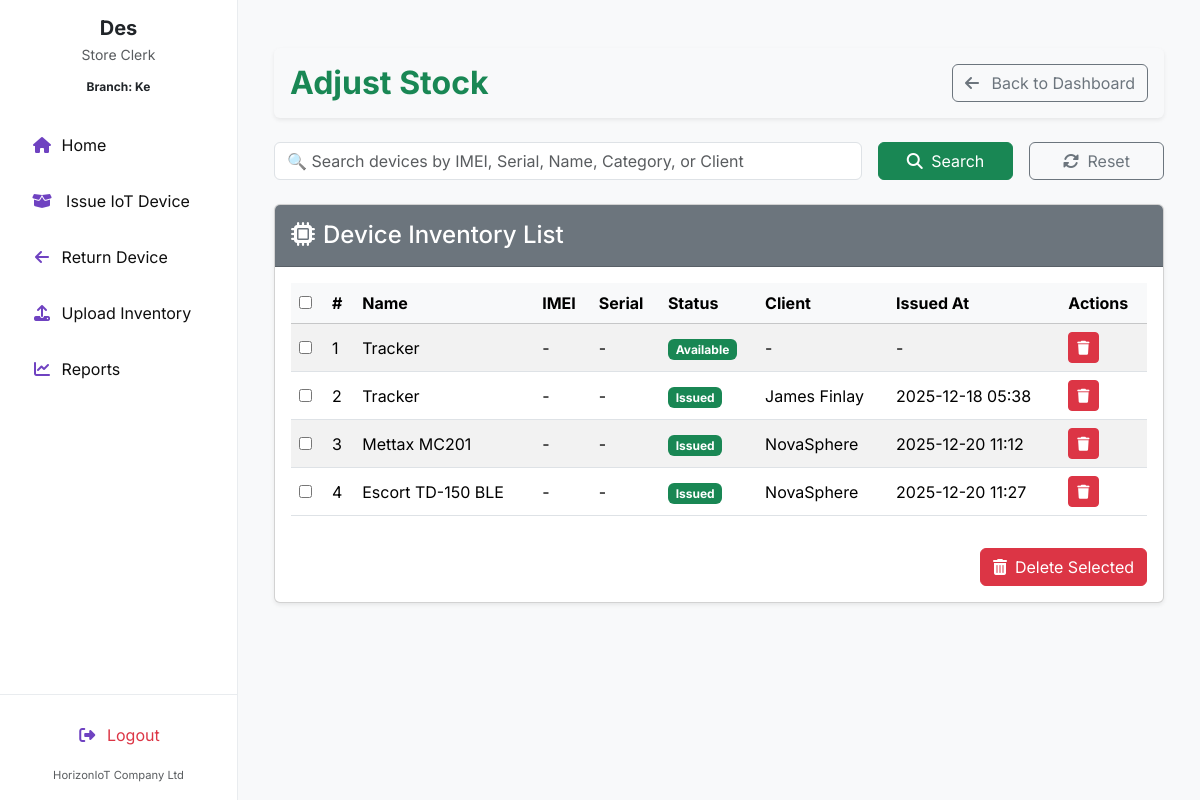
The app's page /adjust_stock/ (signed in) with its own data.
### invent/models.py (models this page shows, shortened)
class Branch(models.Model):
    name = models.CharField(max_length=100)
    address = models.CharField(max_length=255)
    country = models.ForeignKey(Country, on_delete=models.SET_NULL, null=True, blank=True)

class Device(models.Model):
    STATUS_CHOICES = (
        ('available', 'Available'),
        ('issued', 'Issued'),
        ('returned', 'Returned'),
        ('faulty', 'Faulty'),
    )
    name = models.CharField(max_length=255)
    oem = models.ForeignKey(OEM, on_delete=models.SET_NULL, null=True, blank=False, related_name='devices')
    product_id = models.CharField(max_length=30, blank=True)
    category = models.CharField(max_length=100, blank=True, help_text="e.g. Laptop or Router")
    manufacturer = models.CharField(max_length=100, blank=True)
    description = models.TextField(blank=True)
    branch = models.ForeignKey(Branch, on_delete=models.SET_NULL, null=True, blank=True)
    country = models.ForeignKey(Country, on_delete=models.SET_NULL, null=True, blank=True)
    status = models.CharField(max_length=20, choices=STATUS_CHOICES, default='available')
    class Meta:
        permissions = [
            ("can_issue_item", "Can issue device to client"),
            ("can_return_item", "Can record device returns"),
        ]

class Client(models.Model):
    name = models.CharField(max_length=255)
    phone_no = models.CharField(max_length=50)
    email = models.EmailField()
    address = models.CharField(max_length=255)

### invent/views.py (the view, shortened to what this page needs)
# urls.py: path('adjust_stock/', views.adjust_stock, name='adjust_stock'),
@login_required
@permission_required('invent.change_device', raise_exception=True)
def adjust_stock(request):
    query = request.GET.get('q', '')
    user = request.user
    if user.is_superuser:
        devices = Device.objects.all().order_by('id')
    else:
        user_country = getattr(user.profile, "country", None)
        devices = Device.objects.filter(
            branch__country=user_country).order_by('id')
    for device in devices:
        last_issuance = (
            IssuanceRecord.objects
            .filter(device=device)
            .order_by('-issued_at')
            .select_related('client')
            .first()
        )
        device.current_client = last_issuance.client if last_issuance else None
        device.issued_at = last_issuance.issued_at if last_issuance else None
    context = {
        'devices': devices,
        'query': query,
    }
    return render(request, 'invent/adjust_stock.html', context)

### invent/context_processors.py (called while the page is built)
def user_branch(request):
    branch = None
    try:
        if request.user.is_authenticated:
            profile = getattr(request.user, 'profile', None)
            branch = getattr(profile, 'branch', None)
    except Exception:
        branch = None
    return {'user_branch': branch}

### invent/templates/invent/adjust_stock.html (shortened to what this page needs)
{% extends 'invent/base_store_clerk.html' %}
{% load static %}
{% block content %}
<div class="container-fluid mt-4">
    <div class="d-flex justify-content-between align-items-center mb-4 p-3 bg-light rounded shadow-sm">
        <h2 class="fw-bold text-primary mb-0">Adjust Stock</h2>
        <a href="{% url 'store_clerk_dashboard' %}" class="btn btn-outline-secondary">
            <i class="fas fa-arrow-left me-2"></i> Back to Dashboard
        </a>
    </div>
    <form method="get" action="{% url 'adjust_stock' %}" class="row g-3 align-items-center mb-4">
        <div class="col-md-8">
            <input type="text" name="q" class="form-control"
                placeholder="🔍 Search devices by IMEI, Serial, Name, Category, or Client"
                value="{{ query }}">
        </div>
        <div class="col-md-2">
            <button type="submit" class="btn btn-success w-100">
                <i class="fas fa-search me-1"></i> Search
            </button>
        </div>
        <div class="col-md-2">
            <a href="{% url 'adjust_stock' %}" class="btn btn-outline-secondary w-100">
                <i class="fas fa-sync-alt me-1"></i> Reset
            </a>
        </div>
    </form>
    <div class="card shadow-sm">
        <div class="card-header bg-secondary text-white d-flex justify-content-between align-items-center py-3">
            <h4 class="mb-0"><i class="fas fa-microchip me-2"></i>Device Inventory List</h4>
        </div>
        <div class="card-body">
            <form method="post" action="{% url 'delete_device' %}" id="bulk-delete-form">
                <div class="table-responsive">
                    <table class="table table-striped table-hover align-middle">
                        <thead class="table-light">
                            <tr>
                                <th><input type="checkbox" onclick="toggleAll(this)"></th>
                                <th>#</th>
                                <th>Name</th>
                                <th>IMEI</th>
                                <th>Serial</th>
                                <th>Status</th>
                                <th>Client</th>
                                <th>Issued At</th>
                                <th>Actions</th>
                            </tr>
                        </thead>
                        <tbody>
                            {% for device in devices %}
                            <tr>
                                <td><input type="checkbox" name="device_ids" value="{{ device.id }}"></td>
                                <td>{{ forloop.counter }}</td>
                                <td>{{ device.name|default:device.category }}</td>
                                <td>{{ device.imei_no|default:"-" }}</td>
                                <td>{{ device.serial_no|default:"-" }}</td>
                                <td>
                                    <span class="badge
                                        {% if device.status == 'available' %}bg-success
                                        {% elif device.status == 'issued' %}bg-primary
                                        {% elif device.status == 'returned' %}bg-secondary
                                        {% elif device.status == 'faulty' %}bg-danger
                                        {% else %}bg-dark{% endif %}">
                                        {{ device.get_status_display }}
                                    </span>
                                </td>
                                <td>{{ device.current_client.name|default:"-" }}</td>
                                <td>{{ device.issued_at|date:"Y-m-d H:i"|default:"-" }}</td>
                                <td>
                    <button
                      type="button"
                      class="btn btn-danger btn-sm"
                      data-delete-url="{% url 'delete_device_single' device.id %}"
                      data-device-id="{{ device.id }}"
                      onclick="confirmAndDeleteSingle(this)"
                      title="Delete Device">
                        <i class="fas fa-trash"></i>
                    </button>
                                </td>
                            {% empty %}
                            <tr>
                                <td colspan="9" class="text-center text-muted py-4">No devices found.</td>
                            </tr>
                            {% endfor %}
                        </tbody>
                    </table>
                </div>
                <div class="mt-3 text-end">
                    <button type="submit" class="btn btn-danger"
                        onclick="return confirm('Are you sure you want to delete selected devices?');">
                        <i class="fas fa-trash-alt me-2"></i>Delete Selected
                    </button>
                </div>
            </form>
        </div>
    </div>
</div>
{% endblock %}

### invent/templates/invent/base_store_clerk.html (shortened to what this page needs)
<!DOCTYPE html>
<html lang="en">
<head>
    <link href="https://cdn.jsdelivr.net/npm/bootstrap@5.3.3/dist/css/bootstrap.min.css" rel="stylesheet">
    <link href="https://cdnjs.cloudflare.com/ajax/libs/font-awesome/6.4.0/css/all.min.css" rel="stylesheet">
</head>
<body>
<nav class="sidebar-wrapper" id="sidebarMenu">
    <div class="sidebar-content">
        <div class="sidebar-user-info text-center mb-4">
            <h5 class="fw-bold mb-1">{{ user.first_name|default:user.username }}</h5>
            <p class="small text-muted mb-2">Store Clerk</p>
            {% if user_branch %}
                <span class="badge text-dark">Branch: {{ user_branch.name }}</span>
            {% else %}
                <span class="badge bg-light text-muted border">Branch: Unassigned</span>
            {% endif %}
        </div>
        <ul class="nav flex-column">
            <li class="nav-item mb-2">
                <a class="nav-link {% if request.resolver_match.url_name == 'store_clerk_dashboard' %}active{% endif %}"
                   href="{% url 'store_clerk_dashboard' %}">
                    <i class="fas fa-home"></i> <span>Home</span>
                </a>
            </li>
            <li class="nav-item mb-2">
                <a class="nav-link d-flex justify-content-between align-items-center {% if request.resolver_match.url_name == 'issue_device' %}active{% endif %}"
                   href="{% url 'issue_device' %}">
                    <span><i class="fas fa-box-open"></i> Issue IoT Device</span>
                </a>
            </li>
            <li class="nav-item mb-2">
                <a class="nav-link {% if request.resolver_match.url_name == 'return_device' %}active{% endif %}"
                   href="{% url 'return_device' %}">
                    <i class="fas fa-arrow-left"></i> <span>Return Device</span>
                </a>
            </li>
            <li class="nav-item mb-2">
                <a class="nav-link {% if request.resolver_match.url_name == 'upload_inventory' %}active{% endif %}"
                   href="{% url 'upload_inventory' %}">
                    <i class="fas fa-upload"></i> <span>Upload Inventory</span>
                </a>
            </li>
            <li class="nav-item mb-2">
                <a class="nav-link {% if request.resolver_match.url_name == 'reports' %}active{% endif %}"
                   href="{% url 'reports' %}">
                    <i class="fas fa-chart-line"></i> <span>Reports</span>
                </a>
            </li>
        </ul>
    </div>
    <div class="sidebar-bottom">
        <a href="{% url 'logout' %}" class="nav-link text-danger justify-content-center">
            <i class="fas fa-right-from-bracket"></i> Logout
        </a>
        <small class="text-muted d-block mt-2" style="font-size: 0.7rem;">HorizonIoT Company Ltd</small>
    </div>
</nav>
<main class="main-content">
    {% block content %}{% endblock %}
</main>
</body>
</html>

### invent/templates/invent/base_store_clerk.html (style rules this page uses)
:root { --bs-primary: #198754; --bs-primary-rgb: 25, 135, 84; --sidebar-bg: #ffffff; --sidebar-text: #0f0f0f; --sidebar-accent: #6f42c1; }
body { font-family: 'Inter', sans-serif; background-color: #f8f9fa; margin: 0; }
.sidebar-wrapper { position: fixed; top: 0; left: 0; width: 238px; height: 100vh; background: var(--sidebar-bg); border-right: 1px solid #e9ecef; z-index: 1030; display: flex; flex-direction: column; transition: left 0.3s ease-in-out; }
.sidebar-content { flex-grow: 1; overflow-y: auto; padding: 1rem; }
.sidebar-wrapper .nav-link { color: var(--sidebar-text); padding: 0.75rem 1rem; border-radius: 0.6rem; display: flex; align-items: center; }
.sidebar-wrapper .nav-link i { color: var(--sidebar-accent); margin-right: 0.6rem; width: 20px; text-align: center; }
.sidebar-bottom { border-top: 1px solid #e9ecef; padding: 1rem; text-align: center; }
.main-content { margin-left: 238px; padding: 1.5rem; min-height: 100vh; transition: margin-left 0.3s ease; }

### records on screen
Branch: name "Ke"
Device: name "Tracker", imei_no "-", serial_no "-", status "Available", current_client.name "-", issued_at "-"
Device: name "Tracker", imei_no "-", serial_no "-", status "Issued", current_client.name "James Finlay", issued_at "2025-12-18 05:38"
Device: name "Mettax MC201", imei_no "-", serial_no "-", status "Issued", current_client.name "NovaSphere", issued_at "2025-12-20 11:12"
Device: name "Escort TD-150 BLE", imei_no "-", serial_no "-", status "Issued", current_client.name "NovaSphere", issued_at "2025-12-20 11:27"

### other values on screen
{{ user.first_name|default:user.username }} "Des"
